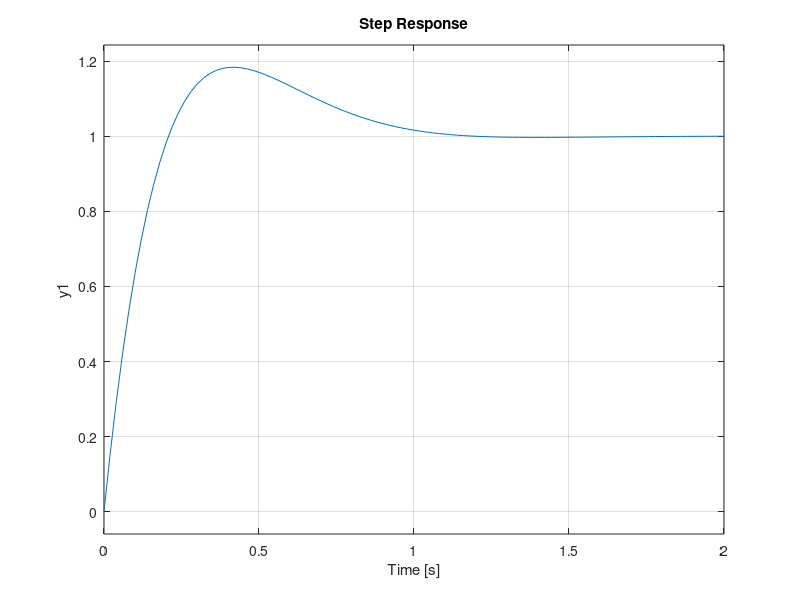

The MATLAB script that drew this image: (Note: this script raises an error after producing the figure.)
% Initialization:
clc;clear;close all;
% Initial Data:
g = 9.81;jx=7.5e-3;jy=jx;jz=1.3e-2;m=0.65;
% Creating state space matrix A B C D:
A = zeros(12);
A(1,4)=1;
A(2,5)=1;
A(3,6)=1;
A(7,2)=-9.81;
A(8,1)=9.81;
A(10,7)=1;
A(11,8)=1;
A(12,9)=1;
B = zeros(12,4);
B(4,2)=1/jx;
B(5,3)=1/jx;
B(6,4)=1/jz;
B(9,1)=1/m;
C=zeros(4,12);
C(1,1)=1;C(2,2)=1;C(3,3)=1;C(4,12)=1;%C(4,10)=1;C(5,11)=1;
D = zeros(4,4);
s = tf('s');
% Obtaining primary Transfer Function
G_s = ss(A,B,C,D);
G_total = tf(G_s);
G_y4_u1 = G_total(4,1);
G_y3_u4 = G_total(3,4);
G_y2_u3 = G_total(2,3);
G_y1_u2 = G_total(1,2);

%%
%Design via PID Tuner: 

% Designing PD controller for the G_y4_u1 = y4/u1:
% our desired values: P.O < 20% and Ts < 1s;
% By use of the PID Tuner app in matlab:
Kp1 = 17.429;
Ki1 = 0;
Kd1 = 5.2958;
PD_y4 = pid(Kp1,Ki1,Kd1);
G_y4_u1_compensated = G_y4_u1 * PD_y4;
T_y4_u1_cl = feedback(G_y4_u1_compensated,1);
figure(1);hold on;
subplot(2,2,1);
step(T_y4_u1_cl);grid on;
stepinfo(T_y4_u1_cl);
subplot(2,2,2);
bode(G_y4_u1_compensated);grid on;
subplot(2,2,3);
nyqlog(G_y4_u1_compensated);grid on;
subplot(2,2,4);
rlocus(G_y4_u1_compensated);grid on;
hold off;


% Designing PD controller for the G_y3_u4 = y3/u4:
% our desired values: P.O < 20% and Ts < 1s;
% By use of the PID Tuner app in matlab:
Kp2 = 0.404;
Ki2 = 0;
Kd2 = 0.11403;
PD_y3 = pid(Kp2,Ki2,Kd2);
G_y3_u4_compensated = G_y3_u4 * PD_y3;
T_y3_u4_cl = feedback(G_y3_u4_compensated,1);
figure(2);hold on;
subplot(2,2,1);
step(T_y3_u4_cl);grid on;
stepinfo(T_y3_u4_cl);
subplot(2,2,2);
bode(G_y3_u4_compensated);grid on;
subplot(2,2,3);
nyqlog(G_y3_u4_compensated);grid on;
subplot(2,2,4);
rlocus(G_y3_u4_compensated);grid on;
hold off;


% Designing PD controller for the G_y2_u3 = y2/u3:
% our desired values: P.O < 20% and Ts < 1s;
% By use of the PID Tuner app in matlab:
Kp3 = 0.22051;
Ki3 = 0;
Kd3 = 0.063985;
PD_y2 = pid(Kp3,Ki3,Kd3);
G_y2_u3_compensated = G_y2_u3 * PD_y2;
T_y2_u3_cl = feedback(G_y2_u3_compensated,1);
figure(3);hold on;
subplot(2,2,1);
step(T_y2_u3_cl);grid on;
stepinfo(T_y2_u3_cl);
subplot(2,2,2);
bode(G_y2_u3_compensated);grid on;
subplot(2,2,3);
nyqlog(G_y2_u3_compensated);grid on;
subplot(2,2,4);
rlocus(G_y2_u3_compensated);grid on;
hold off;


% Designing PD controller for the G_y1_u2 = y1/u2:
% our desired values: P.O < 20% and Ts < 1s;
% By use of the PID Tuner app in matlab:
Kp4 = 0.22051;
Ki4 = 0;
Kd4 = 0.063985;
PD_y1 = pid(Kp4,Ki4,Kd4);
G_y1_u2_compensated = G_y1_u2 * PD_y1;
T_y1_u2_cl = feedback(G_y1_u2_compensated,1);
figure(4);hold on;
subplot(2,2,1);
step(T_y1_u2_cl);grid on;
stepinfo(T_y1_u2_cl);
subplot(2,2,2);
bode(G_y1_u2_compensated);grid on;
subplot(2,2,3);
nyqlog(G_y1_u2_compensated);grid on;
subplot(2,2,4);
rlocus(G_y1_u2_compensated);grid on;
hold off;

%%
% Design by calculations:

% Designing PD controller:
% our desired values: P.O < 20% and Ts < 1s;
% Because all of our denominators are same, the location of the PD zero is
% equal for all of them:
Z_loc = 2.327; %Calculated with the phase condition
% Calculated gains for each design:
K_cal = [5.5342 0.1107 0.0639 0.0639];

% Outputs with calculated data:

% G_y4_u1 = y4/u1
G_y4_u1_comp_cal = K_cal(1)*(s+2.327)*G_y4_u1;
T_y4_u1_cal_cl = feedback(G_y4_u1_comp_cal,1);
figure(1);hold on;
subplot(2,2,1);
step(T_y4_u1_cal_cl);grid on;
stepinfo(T_y4_u1_cal_cl);
subplot(2,2,2);
bode(G_y4_u1_comp_cal);grid on;
margin(G_y4_u1_comp_cal);
subplot(2,2,3);
nyqlog(G_y4_u1_comp_cal);grid on;
subplot(2,2,4);
rlocus(G_y4_u1_comp_cal);grid on;
hold off;

% G_y3_u4 = y3/u4
G_y3_u4_comp_cal = K_cal(2)*(s+2.327)*G_y3_u4;
T_y3_u4_cal_cl = feedback(G_y3_u4_comp_cal,1);
figure(2);hold on;
subplot(2,2,1);
step(T_y3_u4_cal_cl);grid on;
stepinfo(T_y3_u4_cal_cl);
subplot(2,2,2);
bode(G_y3_u4_comp_cal);grid on;
margin(G_y3_u4_comp_cal);
subplot(2,2,3);
nyqlog(G_y3_u4_comp_cal);grid on;
subplot(2,2,4);
rlocus(G_y3_u4_comp_cal);grid on;
hold off;

% G_y2_u3 = y2/u3
G_y2_u3_comp_cal = K_cal(3)*(s+2.327)*G_y2_u3;
T_y2_u3_cal_cl = feedback(G_y2_u3_comp_cal,1);
figure(3);hold on;
subplot(2,2,1);
step(T_y2_u3_cal_cl);grid on;
stepinfo(T_y2_u3_cal_cl);
subplot(2,2,2);
bode(G_y2_u3_comp_cal);grid on;
margin(G_y2_u3_comp_cal);
subplot(2,2,3);
nyqlog(G_y2_u3_comp_cal);grid on;
subplot(2,2,4);
rlocus(G_y2_u3_comp_cal);grid on;
hold off;

% G_y1_u2 = y1/u2
G_y1_u2_comp_cal = K_cal(4)*(s+2.327)*G_y1_u2;
T_y1_u2_cal_cl = feedback(G_y1_u2_comp_cal,1);
figure(4);hold on;
subplot(2,2,1);
step(T_y1_u2_cal_cl);grid on;
stepinfo(T_y1_u2_cal_cl);
subplot(2,2,2);
bode(G_y1_u2_comp_cal);grid on;
margin(G_y1_u2_comp_cal);
subplot(2,2,3);
nyqlog(G_y1_u2_comp_cal);grid on;
subplot(2,2,4);
rlocus(G_y1_u2_comp_cal);grid on;
hold off;

%%
% Here to get setteling time les than 1s we changed the gains by expriment:

% Changed gain to achieve better setteling time:
K_changed = [10 0.2 0.2 0.2];

% Outputs with calculated data:

% G_y4_u1 = y4/u1
G_y4_u1_comp_exp = K_changed(1)*(s+2.327)*G_y4_u1;
T_y4_u1_exp_cl = feedback(G_y4_u1_comp_exp,1);
figure(1);hold on;
subplot(2,2,1);
step(T_y4_u1_exp_cl);grid on;
stepinfo(T_y4_u1_exp_cl)
subplot(2,2,2);
bode(G_y4_u1_comp_exp);grid on;
margin(G_y4_u1_comp_exp);
subplot(2,2,3);
nyqlog(G_y4_u1_comp_exp);grid on;
subplot(2,2,4);
rlocus(G_y4_u1_comp_exp);grid on;
hold off;

% G_y3_u4 = y3/u4
G_y3_u4_comp_exp = K_changed(2)*(s+2.327)*G_y3_u4;
T_y3_u4_exp_cl = feedback(G_y3_u4_comp_exp,1);
figure(2);hold on;
subplot(2,2,1);
step(T_y3_u4_exp_cl);grid on;
stepinfo(T_y3_u4_exp_cl)
subplot(2,2,2);
bode(G_y3_u4_comp_exp);grid on;
margin(G_y3_u4_comp_exp);
subplot(2,2,3);
nyqlog(G_y3_u4_comp_exp);grid on;
subplot(2,2,4);
rlocus(G_y3_u4_comp_exp);grid on;
hold off;

% G_y2_u3 = y2/u3
G_y2_u3_comp_exp = K_changed(3)*(s+2.327)*G_y2_u3;
T_y2_u3_exp_cl = feedback(G_y2_u3_comp_exp,1);
figure(3);hold on;
subplot(2,2,1);
step(T_y2_u3_exp_cl);grid on;
stepinfo(T_y2_u3_exp_cl)
subplot(2,2,2);
bode(G_y2_u3_comp_exp);grid on;
margin(G_y2_u3_comp_exp);
subplot(2,2,3);
nyqlog(G_y2_u3_comp_exp);grid on;
subplot(2,2,4);
rlocus(G_y2_u3_comp_exp);grid on;
hold off;

% G_y1_u2 = y1/u2
G_y1_u2_comp_exp = K_changed(4)*(s+2.327)*G_y1_u2;
T_y1_u2_exp_cl = feedback(G_y1_u2_comp_exp,1);
figure(4);hold on;
subplot(2,2,1);
step(T_y1_u2_exp_cl);grid on;
stepinfo(T_y1_u2_exp_cl)
subplot(2,2,2);
bode(G_y1_u2_comp_exp);grid on;
margin(G_y1_u2_comp_exp);
subplot(2,2,3);
nyqlog(G_y1_u2_comp_exp);grid on;
subplot(2,2,4);
rlocus(G_y1_u2_comp_exp);grid on;
hold off;

%%


